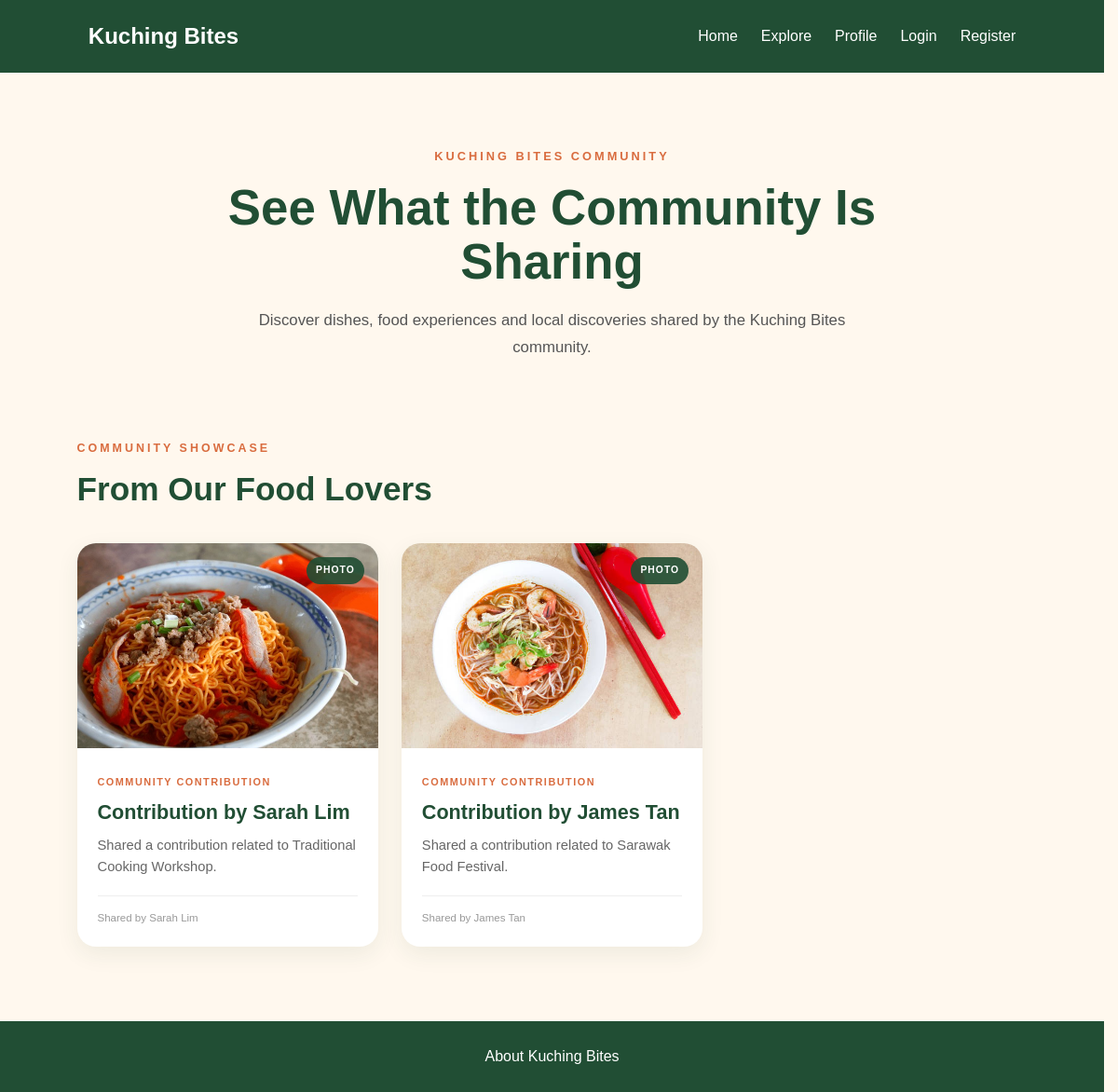
The page /community.php on the database its author committed.
### tables this page shows
CREATE TABLE `community_table` (
  `id` int(11) NOT NULL,
  `first_name` varchar(50) NOT NULL,
  `last_name` varchar(50) NOT NULL,
  `contribution_image` varchar(100) DEFAULT NULL,
  `related_activity` varchar(50) NOT NULL,
  `status` varchar(10) NOT NULL
);

### community.php (the view, shortened to what this page needs)
<?php
require_once "db.php";
$sql = "SELECT id, first_name, last_name, contribution_image,
               related_activity
        FROM community_table
        WHERE status = 'approved'
        ORDER BY id DESC";
$result = $conn->query($sql);
?>
<!DOCTYPE html>
<html lang="en">
<head>
    <link rel="stylesheet" href="style/style.css">
</head>
<body class="community-page">
    <header class="navbar">
        <h1 class="logo">
            Kuching Bites
        </h1>
        <nav>
            <a href="index.php">Home</a>
            <a href="main_menu.php">Explore</a>
            <a href="profile.php">Profile</a>
            <?php if (isset($_SESSION["logged_in"]) && $_SESSION["logged_in"] === true): ?>
                <span class="nav-user">
                    Logged in
                </span>
                <a href="logout.php">
                    Logout
                </a>
            <?php else: ?>
                <a href="login.php">
                    Login
                </a>
                <a href="registration.php">
                    Register
                </a>
            <?php endif; ?>
        </nav>
    </header>
    <main>
        <section class="community-intro">
            <p class="community-label">
                KUCHING BITES COMMUNITY
            </p>
            <h2>
                See What the Community Is Sharing
            </h2>
            <p>
                Discover dishes, food experiences and local discoveries
                shared by the Kuching Bites community.
            </p>
        </section>
        <section class="community-section">
            <div class="community-heading">
                <p>COMMUNITY SHOWCASE</p>
                <h2>
                    From Our Food Lovers
                </h2>
            </div>
            <div class="community-grid">
                <?php if ($result->num_rows > 0): ?>
                    <?php while ($contribution = $result->fetch_assoc()): ?>
                        <?php
                        $id = (int)$contribution["id"];
                        $contributor = htmlspecialchars(
                            $contribution["first_name"] . " " . $contribution["last_name"],
                            ENT_QUOTES,
                            "UTF-8"
                        );
                        $relatedActivity = htmlspecialchars(
                            $contribution["related_activity"],
                            ENT_QUOTES,
                            "UTF-8"
                        );
                        $image = $contribution["contribution_image"];
                        ?>
                        <a href="community_detail.php?id=<?php echo $id; ?>"
                           class="community-card">
                            <div class="community-image">
                                <?php if (!empty($image)): ?>
                                    <img
                                        src="<?php echo htmlspecialchars($image, ENT_QUOTES, "UTF-8"); ?>"
                                        alt="Contribution by <?php echo $contributor; ?>"
                                    >
                                <?php else: ?>
                                    <p>No image available</p>
                                <?php endif; ?>
                                <span class="community-media">
                                    PHOTO
                                </span>
                            </div>
                            <div class="community-card-content">
                                <span class="community-category">
                                    COMMUNITY CONTRIBUTION
                                </span>
                                <h3>
                                    Contribution by <?php echo $contributor; ?>
                                </h3>
                                <p>
                                    Shared a contribution related to
                                    <?php echo $relatedActivity; ?>.
                                </p>
                                <div class="community-meta">
                                    Shared by <?php echo $contributor; ?>
                                </div>
                            </div>
                        </a>
                    <?php endwhile; ?>
                <?php else: ?>
                    <p>
                        No approved community contributions are available yet.
                    </p>
                <?php endif; ?>
            </div>
        </section>
    </main>
    <footer>
        <a href="about.php">
            About Kuching Bites
        </a>
    </footer>
</body>
</html>

### style/style.css (style rules this page uses)
* { box-sizing: border-box; margin: 0; padding: 0; }
body { font-family: Arial, sans-serif; background-color: #fff8ee; color: #242424; line-height: 1.6; min-height: 100vh; display: flex; flex-direction: column; }
main { flex: 1; }
.navbar { display: flex; justify-content: space-between; align-items: center; padding: 20px 8%; background-color: #214e34; }
.logo { color: white; font-size: 1.5rem; }
.navbar nav { display: flex; gap: 25px; }
.navbar a { color: white; text-decoration: none; }
footer { padding: 25px; text-align: center; background-color: #214e34; }
footer a { color: white; text-decoration: none; }
.community-page { background-color: #fff8ee; }
.community-intro { max-width: 900px; margin: 0 auto; padding: 80px 40px 55px; text-align: center; }
.community-label { color: #d96c3f; font-size: 0.8rem; font-weight: bold; letter-spacing: 3px; margin-bottom: 15px; }
.community-intro h2 { color: #214e34; font-size: 3.3rem; line-height: 1.1; margin-bottom: 20px; }
.community-intro > p:last-child { max-width: 680px; margin: 0 auto; color: #555; font-size: 1.05rem; line-height: 1.7; }
.community-section { max-width: 1100px; margin: 0 auto; padding: 30px 40px 80px; }
.community-heading { margin-bottom: 30px; }
.community-heading p { color: #d96c3f; font-size: 0.78rem; font-weight: bold; letter-spacing: 3px; margin-bottom: 5px; }
.community-heading h2 { color: #214e34; font-size: 2.2rem; }
.community-grid { display: grid; grid-template-columns: repeat(3, 1fr); gap: 25px; }
.community-card { display: block; background-color: white; border-radius: 20px; overflow: hidden; text-decoration: none; color: inherit; box-shadow: 0 8px 25px rgba(33, 78, 52, 0.08); transition: transform 0.25s ease, box-shadow 0.25s ease; }
.community-image { position: relative; height: 220px; overflow: hidden; }
.community-image img { width: 100%; height: 100%; object-fit: cover; display: block; transition: transform 0.4s ease; }
.community-media { position: absolute; top: 15px; right: 15px; background-color: rgba(33, 78, 52, 0.9); color: white; padding: 6px 10px; border-radius: 20px; font-size: 0.65rem; font-weight: bold; letter-spacing: 1px; }
.community-card-content { padding: 22px; }
.community-category { color: #d96c3f; font-size: 0.68rem; font-weight: bold; letter-spacing: 1.5px; }
.community-card h3 { color: #214e34; font-size: 1.35rem; line-height: 1.25; margin: 8px 0 10px; }
.community-card-content p { color: #666; font-size: 0.92rem; line-height: 1.6; margin-bottom: 18px; }
.community-meta { color: #999; font-size: 0.72rem; border-top: 1px solid #eee; padding-top: 14px; }
html { scrollbar-gutter: stable; }

### rows shown on the page
community_table: contribution_image (picture), contributor "Sarah Lim", related_activity "Traditional Cooking Workshop"
community_table: contribution_image (picture), contributor "James Tan", related_activity "Sarawak Food Festival"
